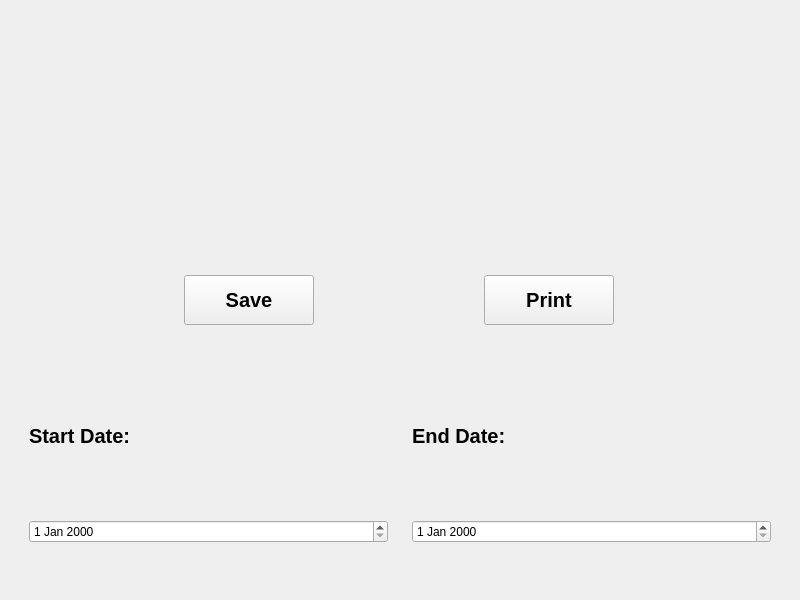
<?xml version="1.0" encoding="UTF-8"?>
<ui version="4.0">
 <class>safe</class>
 <widget class="QWidget" name="safe">
  <property name="geometry">
   <rect>
    <x>0</x>
    <y>0</y>
    <width>800</width>
    <height>600</height>
   </rect>
  </property>
  <property name="sizePolicy">
   <sizepolicy hsizetype="Preferred" vsizetype="Preferred">
    <horstretch>4</horstretch>
    <verstretch>0</verstretch>
   </sizepolicy>
  </property>
  <property name="minimumSize">
   <size>
    <width>800</width>
    <height>600</height>
   </size>
  </property>
  <property name="maximumSize">
   <size>
    <width>800</width>
    <height>600</height>
   </size>
  </property>
  <property name="windowTitle">
   <string>Form</string>
  </property>
  <layout class="QVBoxLayout" name="verticalLayout">
   <item>
    <widget class="QWidget" name="widget_2" native="true">
     <layout class="QHBoxLayout" name="horizontalLayout_3">
      <item>
       <widget class="QLabel" name="label_3">
        <property name="text">
         <string/>
        </property>
        <property name="pixmap">
         <pixmap resource="images/images.qrc">:/login/vecteezy_dark-image-of-a-steel-bank-vault_25272729(1).jpg</pixmap>
        </property>
        <property name="scaledContents">
         <bool>true</bool>
        </property>
       </widget>
      </item>
     </layout>
    </widget>
   </item>
   <item>
    <widget class="QWidget" name="widget_5" native="true">
     <property name="sizePolicy">
      <sizepolicy hsizetype="Minimum" vsizetype="Minimum">
       <horstretch>0</horstretch>
       <verstretch>0</verstretch>
      </sizepolicy>
     </property>
     <property name="minimumSize">
      <size>
       <width>0</width>
       <height>68</height>
      </size>
     </property>
     <property name="maximumSize">
      <size>
       <width>16777215</width>
       <height>68</height>
      </size>
     </property>
     <layout class="QHBoxLayout" name="horizontalLayout_2">
      <item>
       <widget class="QPushButton" name="save">
        <property name="minimumSize">
         <size>
          <width>130</width>
          <height>50</height>
         </size>
        </property>
        <property name="maximumSize">
         <size>
          <width>130</width>
          <height>50</height>
         </size>
        </property>
        <property name="font">
         <font>
          <pointsize>15</pointsize>
          <bold>true</bold>
         </font>
        </property>
        <property name="text">
         <string>Save</string>
        </property>
        <property name="icon">
         <iconset resource="images/images.qrc">
          <normaloff>:/login/safe-box.png</normaloff>:/login/safe-box.png</iconset>
        </property>
        <property name="iconSize">
         <size>
          <width>36</width>
          <height>36</height>
         </size>
        </property>
       </widget>
      </item>
      <item>
       <widget class="QPushButton" name="print">
        <property name="minimumSize">
         <size>
          <width>130</width>
          <height>50</height>
         </size>
        </property>
        <property name="maximumSize">
         <size>
          <width>130</width>
          <height>50</height>
         </size>
        </property>
        <property name="font">
         <font>
          <pointsize>15</pointsize>
          <bold>true</bold>
         </font>
        </property>
        <property name="text">
         <string>Print</string>
        </property>
        <property name="icon">
         <iconset resource="images/images.qrc">
          <normaloff>:/login/printer.png</normaloff>:/login/printer.png</iconset>
        </property>
        <property name="iconSize">
         <size>
          <width>36</width>
          <height>36</height>
         </size>
        </property>
       </widget>
      </item>
     </layout>
    </widget>
   </item>
   <item>
    <widget class="QWidget" name="widget" native="true">
     <layout class="QHBoxLayout" name="horizontalLayout">
      <item>
       <widget class="QWidget" name="widget_3" native="true">
        <layout class="QVBoxLayout" name="verticalLayout_2">
         <item>
          <widget class="QLabel" name="label">
           <property name="sizePolicy">
            <sizepolicy hsizetype="Preferred" vsizetype="Preferred">
             <horstretch>0</horstretch>
             <verstretch>0</verstretch>
            </sizepolicy>
           </property>
           <property name="minimumSize">
            <size>
             <width>0</width>
             <height>100</height>
            </size>
           </property>
           <property name="maximumSize">
            <size>
             <width>16777215</width>
             <height>100</height>
            </size>
           </property>
           <property name="font">
            <font>
             <pointsize>15</pointsize>
             <bold>true</bold>
            </font>
           </property>
           <property name="text">
            <string>Start Date:</string>
           </property>
          </widget>
         </item>
         <item>
          <widget class="QDateEdit" name="start"/>
         </item>
        </layout>
       </widget>
      </item>
      <item>
       <widget class="QWidget" name="widget_4" native="true">
        <layout class="QVBoxLayout" name="verticalLayout_3">
         <item>
          <widget class="QLabel" name="label_2">
           <property name="minimumSize">
            <size>
             <width>0</width>
             <height>100</height>
            </size>
           </property>
           <property name="maximumSize">
            <size>
             <width>16777215</width>
             <height>100</height>
            </size>
           </property>
           <property name="font">
            <font>
             <pointsize>15</pointsize>
             <bold>true</bold>
            </font>
           </property>
           <property name="text">
            <string>End Date:</string>
           </property>
          </widget>
         </item>
         <item>
          <widget class="QDateEdit" name="end"/>
         </item>
        </layout>
       </widget>
      </item>
     </layout>
    </widget>
   </item>
  </layout>
 </widget>
 <resources>
  <include location="images/images.qrc"/>
 </resources>
 <connections/>
</ui>
